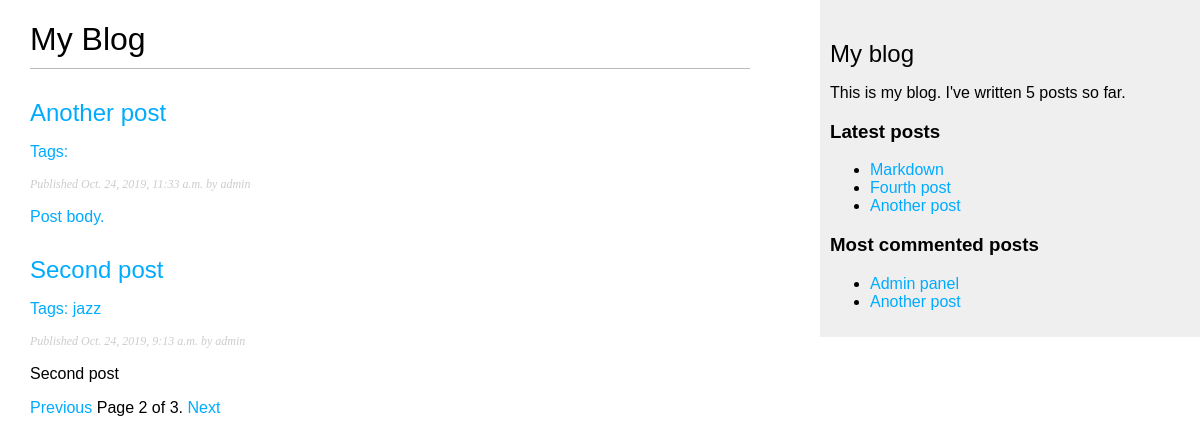
Screenshot of /blog/?page=2 with the database file from the repository.
### blog/models.py (models this page shows, shortened)
class Post(models.Model):
	STATUS_CHOICES = (
		('draft', 'Draft'),
		('published', 'Published'),
	)
	title = models.CharField(max_length=250)
	slug = models.SlugField(max_length=250, unique_for_date='publish')
	author = models.ForeignKey(User, on_delete=models.CASCADE, related_name='blog_posts')
	body = models.TextField()
	publish = models.DateTimeField(default=timezone.now)
	created = models.DateTimeField(auto_now_add=True)
	updated = models.DateTimeField(auto_now=True)
	status = models.CharField(max_length=10, choices=STATUS_CHOICES, default='draft')
	objects = models.Manager() # Default manager
	published = PublishedManager() # New manager
	tags = TaggableManager()
	class Meta:
		ordering = ('-publish',)
	def get_absolute_url(self):
		return reverse('blog:post_detail', args=[self.publish.year, self.publish.month, self.publish.day, self.slug])

### blog/views.py (the view)
# urls.py: path('', views.post_list, name='post_list'),
def post_list(request, tag_slug=None):
	object_list = Post.published.all()
	tag = None
	if tag_slug:
		tag = get_object_or_404(Tag, slug=tag_slug)
		object_list = object_list.filter(tags__in=[tag])
	paginator = Paginator(object_list, 2)
	page = request.GET.get('page')
	try:
		posts = paginator.page(page)
	except PageNotAnInteger:
		posts = paginator.page(1)
	except EmptyPage:
		posts = paginator.page(paginator.num_pages)
	return render(request, 'blog/post/list.html', {'page': page, 'posts': posts, 'tag': tag})

### blog/models.py (called while the page is built)
		def get_queryset(self):
			return super().get_queryset().filter(status='published')

### blog/templatetags/blog_tags.py (called while the page is built)
@register.simple_tag
def total_posts():
	return Post.published.count()

@register.inclusion_tag('blog/post/latest_posts.html')
def show_latest_posts(count=5):
	latest_posts = Post.published.order_by('-publish')[:count]
	return {'latest_posts': latest_posts}

@register.simple_tag
def get_most_commented_posts(count=2):
	return Post.published.annotate(total_comments=Count('comments'))\
							.order_by('-total_comments')[:count]

@register.filter(name='markdown')
def markdown_format(text):
	return mark_safe(markdown.markdown(text))

### blog/templates/blog/post/list.html (shortened to what this page needs)
{% extends "blog/base.html" %}
{% load blog_tags %}
{% block content %}
	<h1>My Blog</h1>
	{% for post in posts %}
		<h2>
			<a href="{{ post.get_absolute_url }}">{{ post.title }}<a/>
		</h2>
		<p class="tags">Tags:
			{% for tag in post.tags.all %}
				<a href="{% url 'blog:post_list_by_tag' tag.slug %}">
					{{ tag.name }}
				</a>
			{% endfor %}
		</p>
		<p class="date">Published {{ post.publish }} by {{ post.author }}</p>
		{{ post.body|markdown|truncatewords_html:30 }}
	{% endfor %}
	{% include "pagination.html" with page=posts %}
{% endblock %}

### blog/templates/blog/base.html (shortened to what this page needs)
{% load blog_tags %}
{% load static %}
<!DOCTYPE html>
<html lang="en">
<head>
	<link href="{% static 'css/blog.css' %}" rel="stylesheet">
</head>
<body>
	<div id="content">
		{% block content %}
		{% endblock %}
	</div>
	<div id="sidebar">
		<h2>My blog</h2>
		<p>This is my blog. I've written {% total_posts %} posts so far.</p>
		<h3>Latest posts</h3>
		{% show_latest_posts 3 %}
		<h3>Most commented posts</h3>
		{% get_most_commented_posts as most_commented_posts %}
		<ul>
			{% for post in most_commented_posts %}
				<li><a href="{{ post.get_absolute_url }}">{{ post.title }}</a></li>
			{% endfor %}
		</ul>
	</div>
</body>
</html>

### blog/templates/blog/post/latest_posts.html
<ul>
	{% for post in latest_posts %}
		<li><a href="{{ post.get_absolute_url }}">{{ post.title }}</a></li>
	{% endfor %}
</ul>

### blog/static/css/blog.css (style rules this page uses)
body { margin:0; padding:0; font-family:helvetica, sans-serif; }
a { color:#00abff; text-decoration:none; }
h1 { font-weight:normal; border-bottom:1px solid #bbb; padding:0 0 10px 0; }
h2 { font-weight:normal; margin:30px 0 0; }
#content { float:left; width:60%; padding:0 0 0 30px; }
#sidebar { float:right; width:30%; padding:10px; background:#efefef; height:100%; }
p.date { color:#ccc; font-family: georgia, serif; font-size: 12px; font-style: italic; }

### rows the page displays
Post: title "Another post", publish "Oct. 24, 2019, 11:33 a.m.", author "admin", body "Post body."
Post: title "Second post", publish "Oct. 24, 2019, 9:13 a.m.", author "admin", body "Second post"
Tag: name "jazz"
Post: title "Markdown"
Post: title "Fourth post"
Post: title "Admin panel"

### other values shown
{{ page.number }} "2"
{{ page.paginator.num_pages }} "3"
